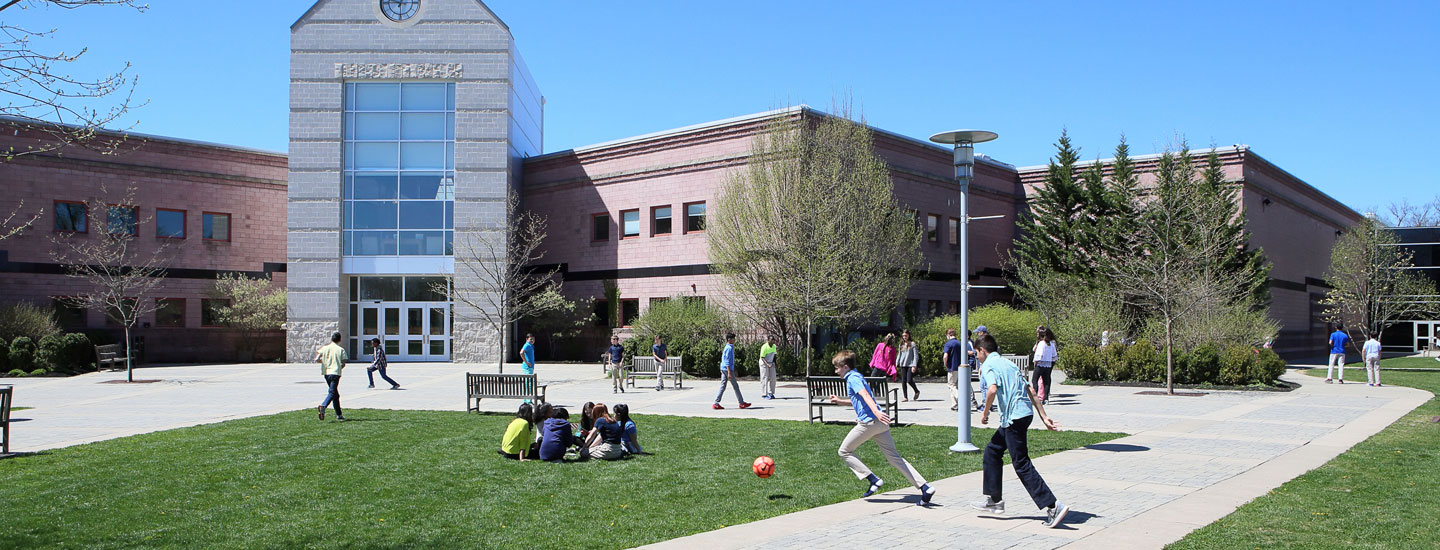
#> input picture ATCS/Unit6/Images/pingry.jpeg, 1440 x 550 px
$ python project.py
#> lines starting #> are read from the running program, lines starting #| are printed output that depends on the picture; after the words box and inside, x2 and y2 are one past the last pixel; in counts of white or black regions, pixels touching at a corner belong together
import cv2
from cv2 import drawMarker
import numpy as np

# first image
img = cv2.imread("Images/pingry.jpeg")
#> img is the input picture: shape (550, 1440, 3); mean B, G, R 145.7, 138.5, 118.1

# changing perspective
rows, cols, ch = img.shape
#> rows = 550; cols = 1440; ch = 3

width, height = 300, 400
pts1 = np.float32([[250,0], [552,0], [243,366], [545, 366]])
pts2 = np.float32([[0, 0], [width, 0], [0, height], [width, height]])
M = cv2.getPerspectiveTransform(pts1, pts2)
imgPts = img.copy()
for pt in pts1:
    cv2.circle(imgPts, (int(pt[0]),int(pt[1])), 5, (0, 255, 0), cv2.FILLED)
#> imgPts: shape (550, 1440, 3); 0.03% of pixels changed, all inside (x1, y1, x2, y2) = (238, 0, 558, 372)
imgPersp = cv2.warpPerspective(imgPts, M, (width, height))

# sharpen
kernel = np.float32([[-1,-1,-1],[-1,9,-1],[-1,-1,-1]])
imgSharpen = cv2.filter2D(imgPersp, -1, kernel)

cv2.imshow("Image with 4 Points", imgPts)
cv2.waitKey(0)
cv2.imshow("Perspective Transformation", imgPersp)
cv2.waitKey(0)
cv2.imshow("Sharpen", imgSharpen)
cv2.waitKey(0)

# second image
img2 = cv2.imread("Images/rainbowpallete.jpg")
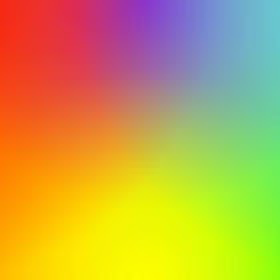
#> input picture ATCS/Unit6/Images/rainbowpallete.jpg, 140 x 140 px (shown 2 times larger)
#> img2 is the input picture: shape (140, 140, 3); mean B, G, R 71.3, 166.6, 196.4

# enlargen
img2 = cv2.resize(img2, (400,400))
#> img2: shape (400, 400, 3)

# change hue
(h, s, v) = cv2.split(img2)
h = h + 30
h = np.clip(h,0,179)
s = np.clip(s,0,255)
v = np.clip(v,0,255)

imghsv = cv2.merge([h,s,v])
imghsv = cv2.cvtColor(imghsv, cv2.COLOR_BGR2HSV).astype("float32")
imgrgb = cv2.cvtColor(imghsv.astype("uint8"), cv2.COLOR_HSV2BGR)

# darken
darker = cv2.subtract(imgrgb, np.ones(imgrgb.shape, dtype = 'uint8')*40)

# sharpen
kernel = np.float32([[-3,-4,-3],[-4,29,-4],[-3,-4,-3]])
imgSharpen = cv2.filter2D(darker, -1, kernel)
#> imgSharpen: shape (400, 400, 3)

environment = cv2.imread("Images/environment.jpeg")
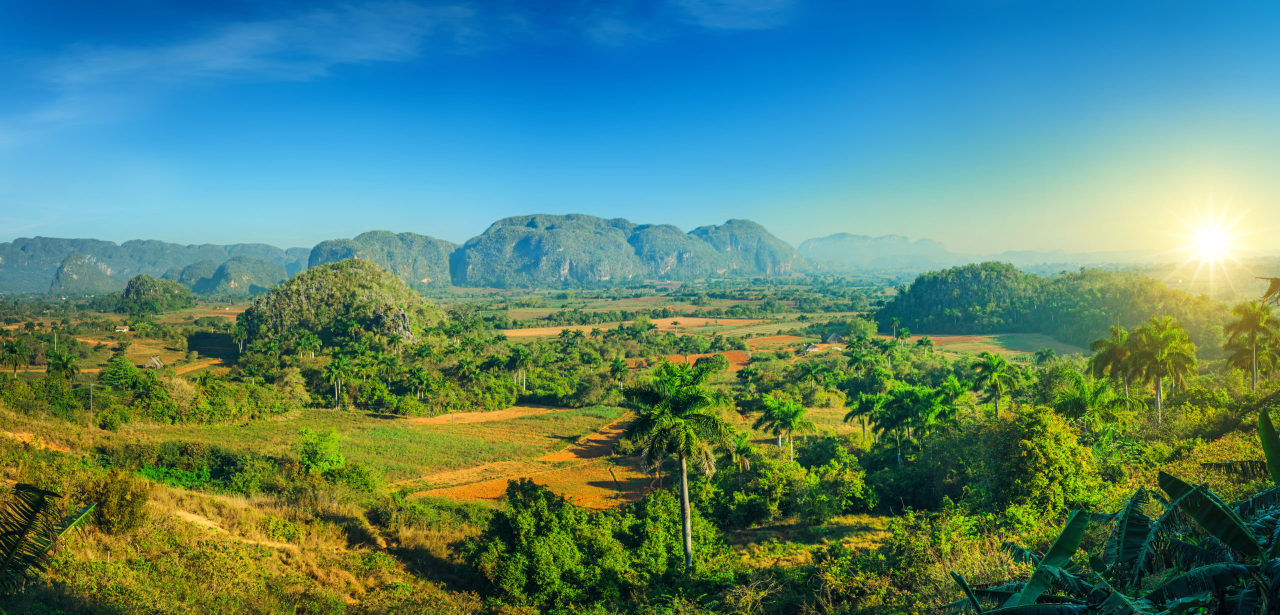
#> input picture ATCS/Unit6/Images/environment.jpeg, 2560 x 1229 px (shown at 1/2 size)
#> environment is the input picture: shape (1229, 2560, 3); mean B, G, R 114.7, 132.8, 86.5
environment = cv2.resize(environment, imgSharpen.shape[0:2])
#> environment: shape (400, 400, 3)
added = cv2.addWeighted(environment, .5, imgSharpen, .5, 10)

cv2.imshow("Changed color channels", imgrgb)
cv2.waitKey(0)
cv2.imshow("Darker", darker)
cv2.waitKey(0)
cv2.imshow("Sharpened", imgSharpen)
cv2.waitKey(0)
cv2.imshow("Added", added)
cv2.waitKey(0)

# third image
img3 = cv2.imread("Images/nyc.jpeg")
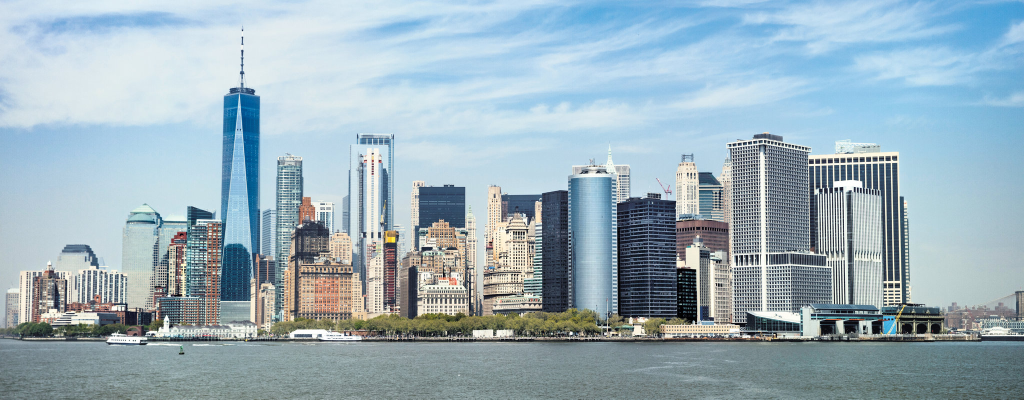
#> input picture ATCS/Unit6/Images/nyc.jpeg, 2048 x 799 px (shown at 1/2 size)
#> img3 is the input picture: shape (799, 2048, 3); mean B, G, R 186, 175.5, 154.4

# canny edge detection
imgGray = cv2.cvtColor(img3, cv2.COLOR_BGR2GRAY)
imgBlur = cv2.blur(imgGray, (5,5))
imgCanny = cv2.Canny(imgBlur, 30, 220)
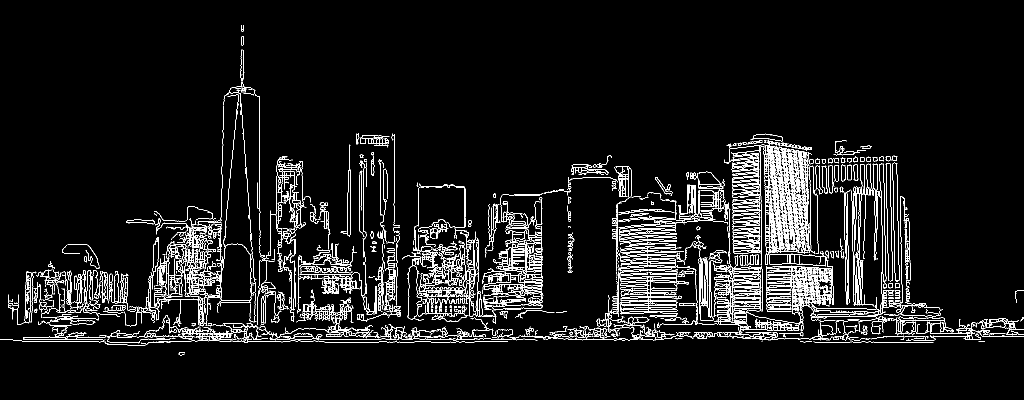
#> imgCanny: shape (799, 2048) (shown at 1/2 size); 5.9% white in thin lines or dots, all inside (x1, y1, x2, y2) = (0, 50, 2048, 711)

# increase saturation
(h, s, v) = cv2.split(img3)
#> h: shape (799, 2048)
#> s: shape (799, 2048)
#> v: shape (799, 2048)
s = s + 10
h = np.clip(h,0,179)
s = np.clip(s,0,255)
v = np.clip(v,0,255)

imghsv = cv2.merge([h,s,v])
#> imghsv: shape (799, 2048, 3)
imghsv = cv2.cvtColor(imghsv, cv2.COLOR_BGR2HSV).astype("float32")
imgrgb = cv2.cvtColor(imghsv.astype("uint8"), cv2.COLOR_HSV2BGR)
#> imgrgb: shape (799, 2048, 3)

# adding the canny edge image to the image with increased saturation
combined = cv2.add(imgrgb, cv2.cvtColor(imgCanny, cv2.COLOR_GRAY2BGR))

cv2.imshow("NYC", img3)
cv2.waitKey(0)
cv2.imshow("Edges", imgCanny)
cv2.waitKey(0)
cv2.imshow("Changed saturation", imgrgb)
cv2.waitKey(0)
cv2.imshow("NYCEdges", combined)
cv2.waitKey(0)

# fourth image

# Add cascade to detect faces and eyes
face_cascade = cv2.CascadeClassifier(cv2.data.haarcascades + 'haarcascade_frontalface_default.xml')
eye_cascade = cv2.CascadeClassifier(cv2.data.haarcascades + 'haarcascade_eye.xml')

# ----- Get the faces and eyes in a static image
img4 = cv2.imread("Images/trumpbiden3.jpeg")
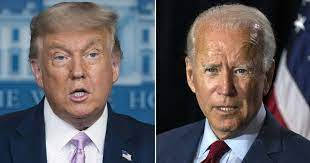
#> input picture ATCS/Unit6/Images/trumpbiden3.jpeg, 310 x 163 px
#> img4 is the input picture: shape (163, 310, 3); mean B, G, R 99.6, 94.6, 97.9

cv2.imshow("Trump and Biden", img4)
cv2.waitKey(0)

imgGray = cv2.cvtColor(img4, cv2.COLOR_BGR2GRAY)
#> imgGray: shape (163, 310)

# Detect faces
# Scale: How much the image size is reduced at each image scale (default = 1.1)
# Neighbors: how many neighbors each candidate rectangle should have to retain it (default = 3)
faces = face_cascade.detectMultiScale(imgGray, 1.1, 4)
#> faces = [[33, 19, 88, 88], [185, 40, 79, 79]]

# Loop through all the faces and detect the eyes
for (x,y,w,h) in faces:
    # Add a bounding box around the face
    cv2.rectangle(img4, (x,y), (x+w,y+h), (255,0,0), 2)
    # Extract an image of the face only
    faceROI = imgGray[y:y+h, x:x+w]
    # Detect the eyes (eyes not detected)
    eyes = eye_cascade.detectMultiScale(faceROI)
    # Draw bounding boxes around the eyes
    for (ex,ey,ew,eh) in eyes:
        cv2.rectangle(img4,(x+ex,y+ey),(x+ex+ew,y+ey+eh),(0,255,0),2)
#> this loop made 2 passes
#> pass 1, `faceROI = imgGray[y:y+h, x:x+w]`:
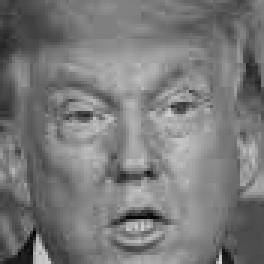
#> faceROI: shape (88, 88) (shown 3 times larger); min 3, max 212, mean 121.6
#> after the loop: img4: shape (163, 310, 3); 3.95% of pixels changed, all inside (x1, y1, x2, y2) = (32, 18, 266, 121)

kernel = cv2.getStructuringElement(cv2.MORPH_ELLIPSE,(7,7))
imgOpen = cv2.morphologyEx(img4, cv2.MORPH_OPEN, kernel)
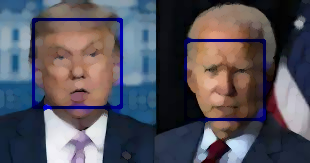
#> imgOpen: shape (163, 310, 3); mean B, G, R 92, 82.4, 85.3

# Show the result
cv2.imshow("Image w/ Faces", imgOpen)
cv2.waitKey(0)
